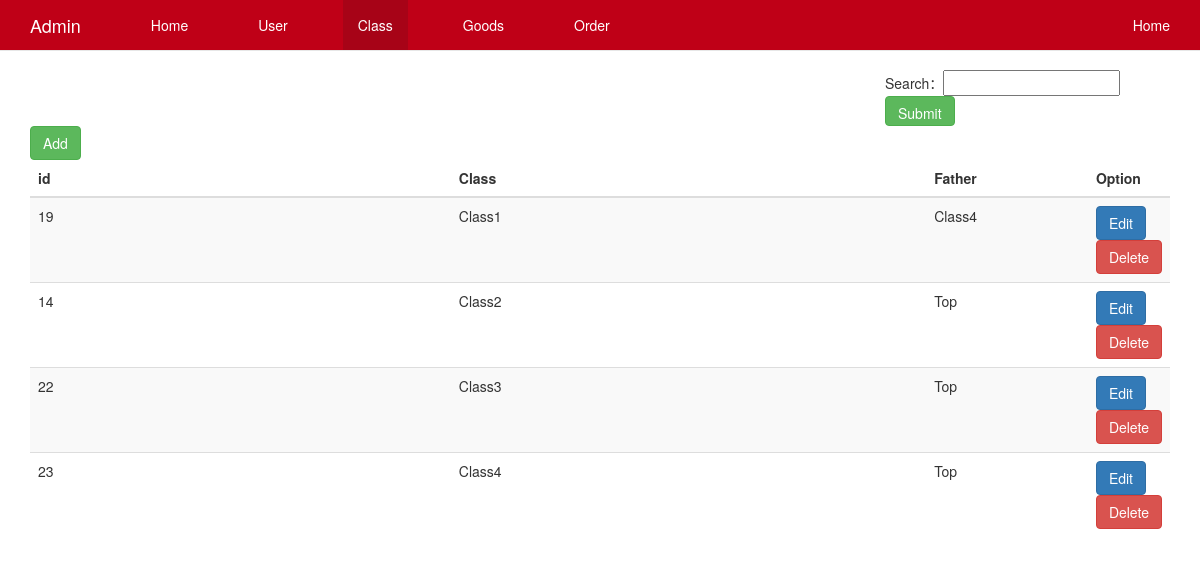
Screenshot of /CODE/admin/classlist.php with the database file from the repository.
### tables this page shows
CREATE TABLE `class` (
  `id` int(10) unsigned NOT NULL AUTO_INCREMENT,
  `name` varchar(255) DEFAULT NULL,
  `pid` int(11) DEFAULT NULL,
  `created` varchar(255) DEFAULT NULL,
  `author` varchar(255) DEFAULT NULL,
  PRIMARY KEY (`id`)
);

### CODE/admin/classlist.php (the view, shortened to what this page needs)
<?php
include '../conn.php';
$g=isset($_GET['uname'])?$_GET['uname']:'';
?>
<!DOCTYPE html>
<html lang="zh">
<head>
    <link href="./css/bootstrap.min.css" rel="stylesheet">
    <link href="./css/navbar-fixed-top.css" rel="stylesheet">
</head>
<body>
<nav class="navbar navbar-default navbar-fixed-top">
    <div class="container">
        <div class="navbar-header">
           <a class="navbar-brand" href="#">Admin</a>
        </div>
        <div id="navbar" class="navbar-collapse collapse">
          <ul class="nav navbar-nav">
            <li ><a href="/admin/main.php">Home</a></li>
            <li><a href="userlist.php">User</a></li>
            <li class="active"><a href="classlist.php">Class</a></li>
            <li><a href="goodslist.php">Goods</a></li>
            <li><a href="orderlist.php">Order</a></li>
          </ul>
          <ul class="nav navbar-nav navbar-right">
            <li><a href="../index.php">Home <span class="sr-only">(current)</span></a></li>
          </ul>
        </div>
    </div>
</nav>
<div class="container">
<form style="margin-left:75%" method="get">
  Search：<input type="text" name="uname" value="<?php echo $g?>">
  <input type="submit" class="btn btn-success" style="height: 30px">
</form>
    <a href="addclass.php" class="btn btn-success">Add</a>
    <table class="table table-striped">
        <thead>
        <tr>
            <th>id</th>
            <th>Class</th>
            <th>Father</th>
            <th>Option</th>
        </tr>
        </thead>
        <tbody>
        <?php
        if(empty($_GET['uname'])){
           $sql = "SELECT *  FROM class  ";
        }else{
            $un=$_GET['uname'];
            $sql = "SELECT *  FROM class where name like '%{$un}%' ";
        }
        $result = $conn->query($sql);
        if ($result->num_rows > 0) {
            while($row = $result->fetch_assoc()) {
                ?>
                <tr>
                    <td style="width: 40%"><?php echo $row["id"]; ?></td>
                    <td style="width: 45%"><?php echo $row["name"]; ?></td>
                    <?php if($row["pid"]==0){?>
                    <td style="width: 45%">Top</td>
                    <?php }else{
                            $sql2 = "SELECT *  FROM class where id={$row['pid']}";
                            $result2 = $conn->query($sql2);
                            $row2 = $result2->fetch_assoc();
                        ?>
                        <td style="width: 45%"><?php echo $row2["name"]; ?></td>
                    <?php }?>
                    <td >
                        <a href="editclass.php?id=<?php echo $row['id']?>" class="btn btn-primary">Edit</a>
                        <button  class="btn btn-danger" data-toggle="modal" onclick="delclass(<?php echo $row['id']?>);" data-target="#myModal">Delete</button>
                    </td>
                </tr>
                <?php
            }
        } else {
            echo "0 个结果";
        }
        ?>
        </tbody>
    </table>
  </body>
</html>

### CODE/admin/css/navbar-fixed-top.css (style rules this page uses)
body { padding-top: 70px; }
.navbar-default { background-color: #bf0017; border-color: #e7e7e7; }
.navbar-default .navbar-brand { color: #fff; }
.navbar-default .navbar-nav>li>a { color: #fff; }
.navbar-default .navbar-nav>.active>a, .navbar-default .navbar-nav>.active>a:focus, .navbar-default .navbar-nav>.active>a:hover { background: #a70317; color: #fff; }

### rows the page displays
class: id "19", name "Class1", class.name "Class4"
class: id "14", name "Class2", pid "Top"
class: id "22", name "Class3", pid "Top"
class: id "23", name "Class4", pid "Top"
